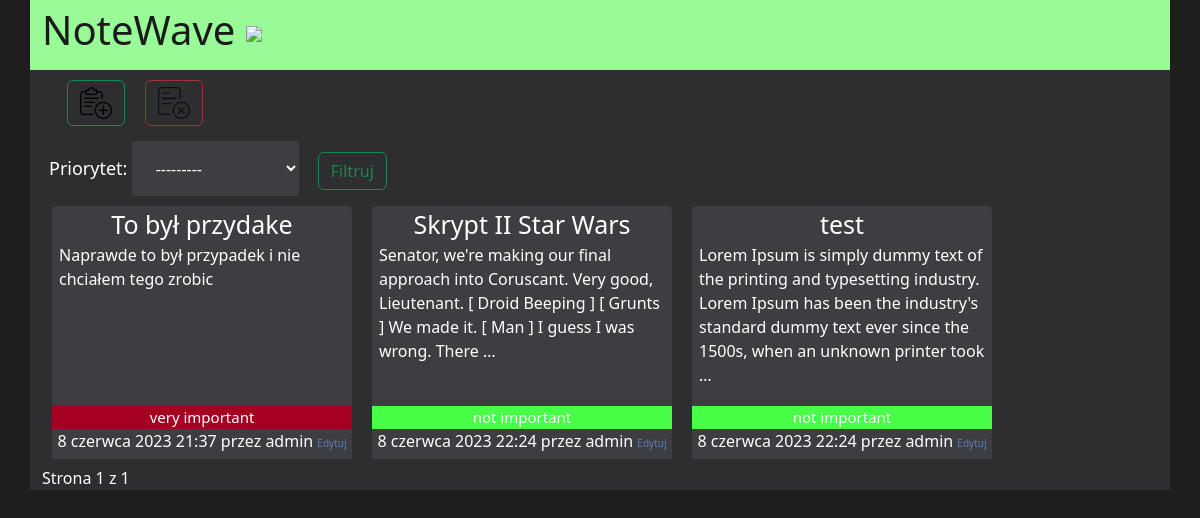
The app's page /, older data.
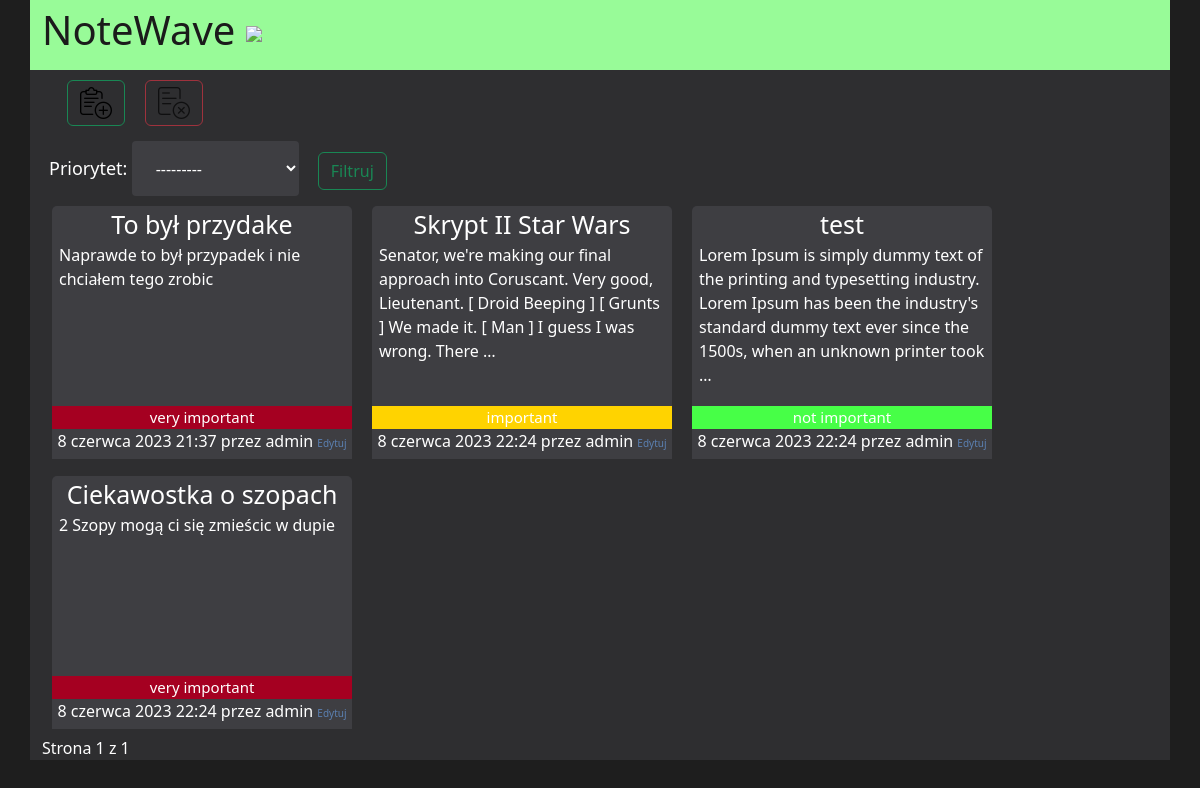
The same page, newer data.
### project/models.py (models this page shows, shortened)
class Post(models.Model):
    STATUS_CHOICES = (
        ('very important', 'Bardzo Ważne'),
        ('important','Ważne'),
        ('not as important', 'Nie tak ważne'),
        ('not important', 'Nieważne'),
    )
    tytul = models.CharField(max_length=100)
    tresc = models.TextField()
    data_utworzenia = models.DateTimeField(default=timezone.now())
    autor = models.ForeignKey(User, on_delete=models.CASCADE)
    priorytet = models.CharField(max_length=20,choices=STATUS_CHOICES,default='draft')

### project/views.py (the view)
# urls.py: path('', views.post_list.as_view(), name='post_list'),
class post_list(ListView):
    model = Post
    filter_class = PostFilter
    paginate_by = 8
    template_name = 'project/post/list.html'
    def get_queryset(self):
        queryset = super().get_queryset()
        self.filter = self.filter_class(self.request.GET, queryset=queryset)
        return self.filter.qs
    def get_context_data(self, **kwargs):
        context = super().get_context_data(**kwargs)
        context['filter'] = self.filter
        return context

### project/templates/project/post/list.html (shortened to what this page needs)
{% extends "project/base.html" %}

### project/templates/project/base.html (shortened to what this page needs)
{% load static %}
<!doctype html>
<html lang="en">
  <head>
    <link href="https://cdn.jsdelivr.net/npm/bootstrap@5.3.0-alpha3/dist/css/bootstrap.min.css" rel="stylesheet">
    <link href="{% static 'css/style.css' %}" rel="stylesheet">
</head>
  <body>
     <header class="container-xl">
         <div class="name"><a href="..">NoteWave <img src="{% static 'photos/notes.png' %}"></a> </div>
        </header>
        <main class="container-xl">
          <div class="panel">
             <div class="buttons">
                 <div class="add">
                      <button type="button" class="btn btn-outline-success"><a href="/add_post"><img src="{% static 'photos/add.png' %}" alt="add"></a></button>
                 </div>
                 <div class="remove">
                      <button type="button" class="btn btn-outline-danger" disabled><a href=""><img src="{% static 'photos/remove.png' %}" alt="remove"></a></button>
                 </div>
             </div>
          </div>
             <div class="form">
                <form method="get" class="nie">
                    {{ filter.form}}
                     <button class="btn btn-outline-success">Filtruj</button>
                </form>
              </div>
          <div class="notes">
             {% for post in filter.qs %}
            <div class="post">
                <div class="title">
                    <a href="/detail/{{ post.pk }}">{{ post.tytul }}</a>
                </div>
                <div class="content">
                    {{ post.tresc|truncatewords:30|linebreaks }}
                </div>
                  <div class="status" id="colo_{{ post.pk }}">
                      {{ post.priorytet }}
                  </div>
                  <div class="date">
                    {{ post.data_utworzenia }} przez {{ post.autor }}
                    <a href="/detail/edit/{{ post.pk }}">Edytuj</a>
                  </div>
                </div>
            {% endfor %}
          </div>
        {% include "project/pagination.html" with page=page_obj %}
        </main >
  </body>
</html>

Row changes from the older to the newer data that the page shows:
changed Post "Skrypt II Star Wars": priorytet "not important" → "important"
added Post: tytul "Ciekawostka o szopach", tresc "2 Szopy mogą ci się zmieścic w dupie", priorytet "very important", data_utworzenia "8 czerwca 2023 22:24", autor "admin"
